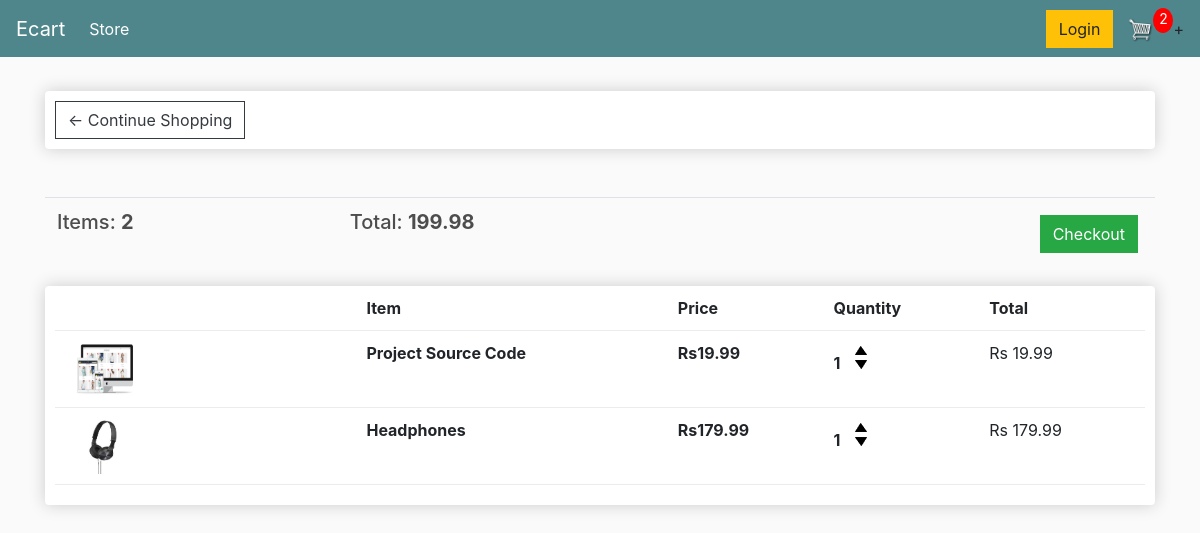
The app's page /cart/ (signed in), older data.
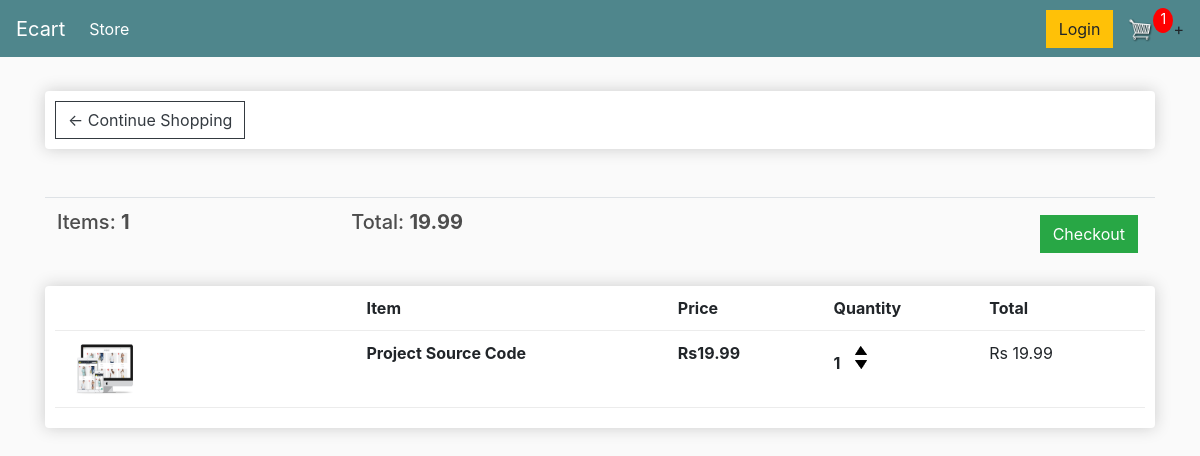
The same page, newer data.
### store/models.py (models this page shows, shortened)
class Order(models.Model):
    customer = models.ForeignKey(Customer, on_delete=models.SET_NULL,blank=True,null=True)
    date_ordered = models.DateTimeField(auto_now_add=True)
    complete = models.BooleanField(default=False, null=True, blank=True)
    transaction_id = models.CharField(max_length=200, null=True)
    @property
    def get_cart_total(self):
        orderitems = self.orderitem_set.all()
        total = sum([item.get_total for item in orderitems])
        return total
    @property
    def get_cart_items(self):
        orderitems = self.orderitem_set.all()
        total = sum([item.quantity for item in orderitems])
        return total

class OrderItem(models.Model):
    product = models.ForeignKey(Product, on_delete=models.SET_NULL, blank=True, null=True)
    order = models.ForeignKey(Order, on_delete=models.SET_NULL, blank=True, null=True)
    quantity = models.IntegerField(default=0, null=True, blank=True)
    date_added = models.DateTimeField(auto_now_add=True)
    @property
    def get_total(self):
        total = self.product.price * self.quantity
        return total

class Product(models.Model):
    name = models.CharField(max_length=200, null=True)
    price = models.FloatField()
    digital = models.BooleanField(default=False, null=True, blank=False)
    image = models.ImageField(null=True,blank=True)
    @property
    def imageURL(self):
        try:
            url = self.image.url
        except:
            url = ''
        return url

### store/views.py (the view)
# urls.py: path('cart/',views.cart, name = "cart"),
def cart(request):
    if request.user.is_authenticated:
        customer = request.user.customer
        order, created = Order.objects.get_or_create(customer=customer, complete=False)
        items = order.orderitem_set.all()
        cartItems = order.get_cart_items
    else:
        items = []
        order = {'get_cart_total':0, 'get_cart_items': 0}
        cartItems = order['get_cart_items']
    context ={ 'items' :items,'order': order, 'cartItems':cartItems,'shipping':False }
    return render(request,'store/cart.html',context)

### store/templates/store/cart.html
{% extends 'store/main.html' %} {% load static %} {% block content %}
<div class="row">
    <div class="col-lg-12">
        <div class="box-element">
            <a class="btn btn-outline-dark" href="{% url 'store' %}">&#x2190; Continue Shopping</a>
        </div>
        <br>
        <br>
        <table class="table">
            <tr>
                <th>
                    <h5>Items: <strong>{{order.get_cart_items}}</strong></h5>
                </th>
                <th>
                    <h5>Total: <strong>{{order.get_cart_total|floatformat:2}}</strong></h5>
                </th>
                <th>
                    <a style="float: right; margin:5px;" class="btn btn-success" href=" {% url 'checkout' %} ">Checkout</a>
                </th>
            </tr>
        </table>
        <div class="box-element">
            <div class="cart-row">
                <div style="flex: 2"></div>
                <div style="flex: 2"><strong>Item</strong></div>
                <div style="flex: 1"><strong>Price</strong></div>
                <div style="flex: 1"><strong>Quantity</strong></div>
                <div style="flex: 1"><strong>Total</strong></div>
            </div>
            {% for item in items %}
            <div class="cart-row">
                <div style="flex: 2"><img class="row-image" src="{{item.product.imageURL}}" alt="placeholder"></div>
                <div style="flex: 2"><strong>{{item.product.name}}</strong></div>
                <div style="flex: 1"><strong>Rs{{item.product.price|floatformat:2}}</strong></div>
                <div style="flex: 1">
                    <p class="quantity">{{item.quantity}}</p>
                    <div class="quantity">
                        <img data-product="{{item.product.id}}" data-action="add" class="chg-quantity update-cart" src="{% static 'images/arrow-up.png' %} " alt="up-arrow">
                        <img data-product=" {{item.product.id}} " data-action="remove" class="chg-quantity update-cart" src="{% static 'images/arrow-down.png' %} " alt="down-arrow">
                    </div>
                </div>
                <div style="flex: 1 ">Rs {{item.get_total}}</div>
            </div>
            {% endfor %}
        </div>
    </div>
</div>
{% endblock content %}

Row changes from the older to the newer data that the page shows:
removed OrderItem: product.imageURL (picture), product.name "Headphones", product.price "179.99", quantity "1", get_total "179.99"
computed for Order: get_cart_items "2" → "1"; get_cart_total "199.98" → "19.99"
Text that changed along with them:
{{ cartItems }}: "2" → "1"
